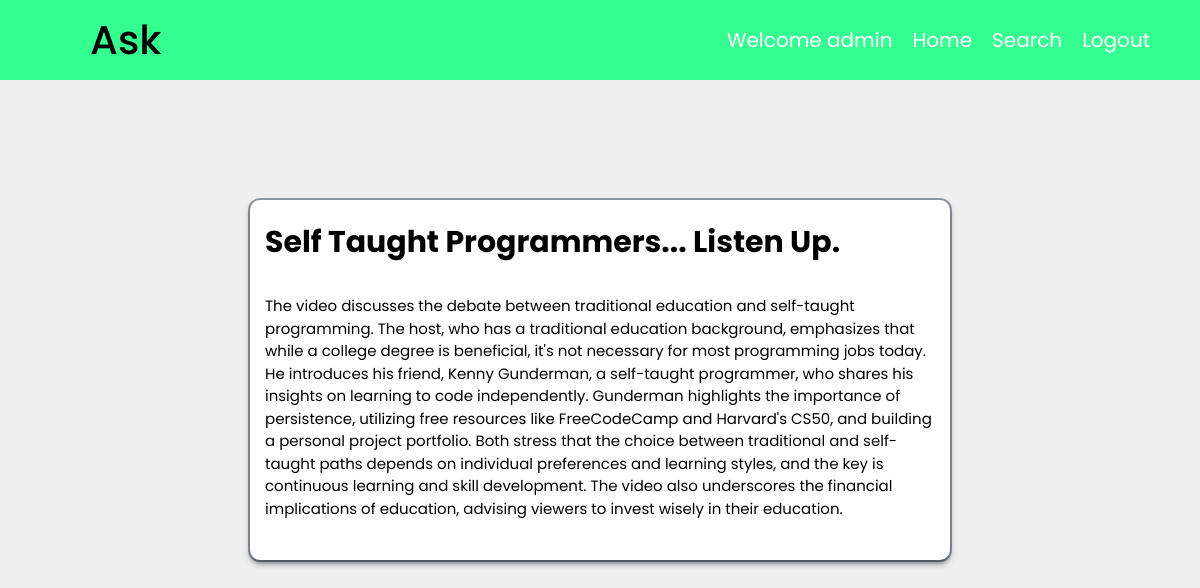
Page /detail/1/ (signed in) on the committed database.
### app/models.py (models this page shows, shortened)
class Blog(models.Model):
    user = models.ForeignKey(User, on_delete=models.CASCADE)
    youtube_link = models.URLField()
    youtube_title = models.CharField(max_length=1000)
    generated_content = models.TextField()
    created_at = models.DateTimeField(auto_now_add=True)

### app/views.py (the view)
# urls.py: path('detail/<int:id>/', views.detail, name='detail'),
def detail(request, id):
    blog = Blog.objects.get(id=id)
    if request.user == blog.user:
        return render(request, "details.html", {'blog': blog})
    else:
        return redirect('/')

### templates/details.html
{% include 'main.html' %} {% block content %}
<header>
    <div class="logo">Ask</div>
    <div class="pages">
        {% if user.is_authenticated %}
        <a href="{% url 'index' %}">Welcome {{ user.username }}</a>
        {% else %}
        <a href="/">Welcome User</a>
        {% endif %}
        <a href="{% url 'index' %}">Home</a>
        <a href="{% url 'all_blog' %}">Search</a>
        {% if user.is_authenticated %}
        <a href="{% url 'signout' %}">Logout</a>
        {% else %}
        <a href="{% url 'signin' %}">Login</a>
        {% endif %}
    </div>
</header>
<div class="container">
    <div class="wrapper">
            <h4>{{blog.youtube_title}}</h4>
            <p>{{blog.generated_content|safe}}</p>
    </div>
</div>
{% endblock %}

### static/css/styles.css (style rules this page uses)
* { margin: 0; padding: 0; box-sizing: border-box; }
body { font-family: poppins, sans-serif; font-size: 16px; line-height: 1.5; color: #000000; background-color: #e1e1e183; }
header { font-size: 20px; background-color: rgb(52, 255, 144); padding: 10px 50px; width: 100%; position: fixed; top: 0; display: flex; justify-content: space-between; align-items: center; }
header .pages a { position: relative; color: #fff; text-decoration: none; }
.logo { user-select: none; font-size: 40px; font-weight: 500; margin-left: 40px; color: #000000; }
header .pages { display: flex; gap: 20px; }
header .pages a { text-decoration: none; color: #ffffff; }
header a::before { content: ""; position: absolute; display: block; width: 100%; height: 2px; bottom: 0; left: 0; background-color: #000; transform: scaleX(0); transition: transform 0.3s ease; }
.container { margin-top: 200px; width: 100%; display: flex; justify-content: center; align-items: center; flex-direction: column; gap: 20px; }
.wrapper { display: flex; flex-direction: column; max-width: 700px; background-color: #ffffff; border-radius: 10px; padding: 20px 15px; color: #000; box-shadow: rgba(6, 24, 44, 0.4) 0px 0px 0px 2px, rgba(6, 24, 44, 0.65) 0px 4px 6px -1px, rgba(255, 255, 255, 0.08) 0px 1px 0px inset; transition: transform 0.3s ease; }
.wrapper h4 { font-size: 30px; color: #000; margin-bottom: 30px; }
.wrapper p { font-size: 15px; margin-bottom: 20px; }

### rows in the picture
Blog: youtube_title "Self Taught Programmers... Listen Up.", generated_content "The video discusses the debate between traditional education and self-taught programming. The host, who has a traditional education background, emphasizes that while a college degree is beneficial, it's not necessary for most programming jobs today. He introduces his friend, Kenny Gunderman, a self-taught programmer, who shares his insights on learning to code independently. Gunderman highlights the importance of persistence, utilizing free resources like FreeCodeCamp and Harvard's CS50, and building a personal project portfolio. Both stress that the choice between traditional and self-taught paths depends on individual preferences and learning styles, and the key is continuous learning and…"

### other values in the picture
{{ user.username }} "admin"
